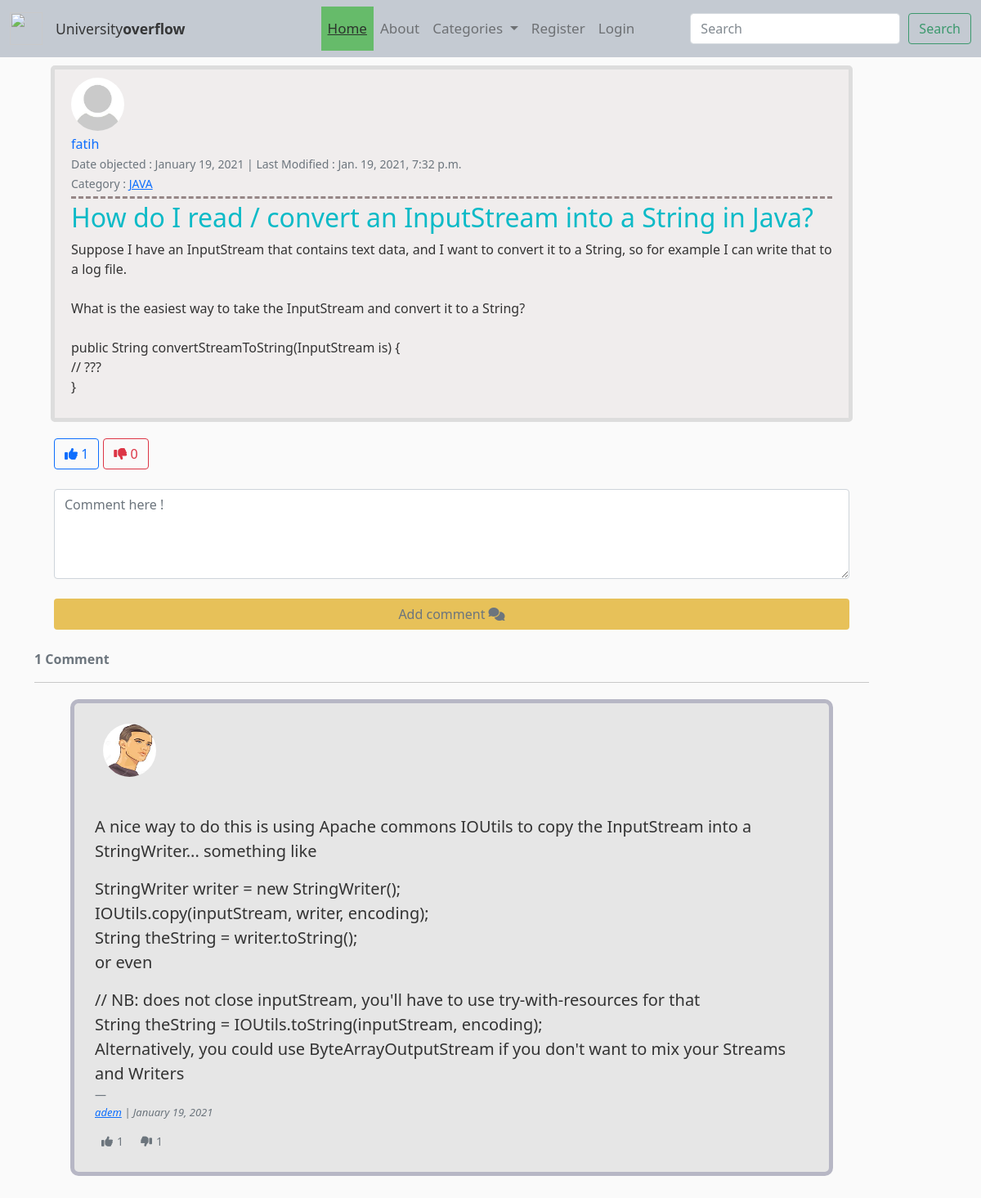
The page /post/19/ on the database its author committed.
### blog/models.py (models this page shows, shortened)
class Post(models.Model):
    author = models.ForeignKey(User, on_delete=models.CASCADE)
    title = models.CharField(max_length=150)
    date_posted = models.DateTimeField(default=timezone.now)
    last_modified = models.DateTimeField(auto_now=True)
    category = models.CharField(max_length=150)
    snippet = models.CharField(max_length=500)
    body = models.TextField()
    like = models.ManyToManyField(User, blank=True, related_name="likes")
    dislike = models.ManyToManyField(User, blank=True, related_name="dislikes")
    objects = BlogPostManager()
    def all_likes(self):
        return self.like.count()
    def all_dislikes(self):
        return self.dislike.count()
    @property
    def number_of_comments(self):
        return Comment.objects.filter(post=self).count()

class Comment(models.Model):
    user = models.ForeignKey(User, on_delete=models.CASCADE)
    post = models.ForeignKey(Post, on_delete=models.CASCADE)
    content = models.TextField()
    like = models.ManyToManyField(User, blank=True, related_name="comment_like")
    dislike = models.ManyToManyField(User, blank=True, related_name="comment_dislike")
    comment_time = models.DateTimeField(auto_now_add=True)
    def all_likes(self):
        return self.like.count()
    def all_dislikes(self):
        return self.dislike.count()

### user/models.py (models this page shows, shortened)
class Profile(models.Model):
    user = models.OneToOneField(User, on_delete=models.CASCADE)
    bio = models.TextField(blank=True, null=True)
    image = models.ImageField(default='default.jpg', upload_to="profile_img")
    education = models.CharField(max_length=255, blank=True, null=True)
    website_url = models.CharField(max_length=255, blank=True, null=True)
    linkin_url = models.CharField(max_length=255, blank=True, null=True)
    facebook_url = models.CharField(max_length=255, blank=True, null=True)

### blog/views.py (the view, shortened to what this page needs)
# urls.py: path('post/<int:pk>/', PostDetailView.as_view(), name="post-detail"),
class PostDetailView(DetailView):
    model = Post
    template_name = 'blog/detail_post.html'
    def get_context_data(self, *args, **kwargs):
        context = super(PostDetailView, self).get_context_data(*args, **kwargs)
        current_post = get_object_or_404(Post, id=self.kwargs.get('pk'))
        comments_connected = Comment.objects.filter(post= self.get_object()).order_by('-comment_time')
        context['all_dislikes'] = current_post.all_dislikes()
        context['all_likes'] = current_post.all_likes()
        context['comments'] = comments_connected
        context['comment_form'] = NewCommentForm()
        return context

### blog/forms.py
class NewCommentForm(forms.ModelForm):
    content = forms.CharField(label="", widget=forms.Textarea(
        attrs={
            'class': 'form-control',
            'placeholder': 'Comment here !',
            'rows': 4,
            'cols': 50
        }))
    class Meta:
        model = Comment
        fields = ['content']

### blog/custom_context_processor.py (called while the page is built)
def subject_renderer(request):
    return {
       'all_categories': Category.objects.all(),
    }

### blog/models.py (called while the page is built)
    def get_queryset(self):
        return BlogPostQuerySet(self.model, using=self._db)

    def __str__(self):
        return self.name

### blog/templates/blog/detail_post.html (shortened to what this page needs)
{% extends 'blog/base.html' %}
{% block content %}
        <article class="media content-section">
            <img class="rounded-circle article-img" src="{{ object.author.profile.image.url }}" >
            <div class="media-body">
            <div class="article-metadata">
                <a class="" href="{% url 'user-profile' post.author.username %}" style="text-decoration: none">{{ object.author }}</a>
                <br>
                <small class="text-muted">Date objected : {{ object.date_posted | date:"F d, Y" }} | Last Modified : {{ object.last_modified }}</small><br>
                <small class="text-muted">Category : <a href="{% url 'blog-category' object.category %}">{{ post.category }}</a></small>
            </div>
            <h2 class="article-title">{{ object.title }}</h2>
            <div>
                <p class="article-content">{{ object.body }}</p>
            </div>
            </div>
        </article>
        <div id="like-section" class="container">
            {% include 'blog/like_section.html' %}
        </div>
        {% if user.is_authenticated %}
            <div class="container">
                <br>
                <form method="POST">
                    {% csrf_token %}
                    <div class="form-group">
                    {{ comment_form }}
                        <br>
                        <small><button class="btn btn-dark col-md-12" style="background-color: rgb(42, 175, 87);" type="submit">Add comment <i class="fas fa-comments"></i></button></small>
                    </div>
                </form>
            </div>
            {% else %}
            <div class="container">
                <br>
                <form method="POST">
                    <div class="form-group">
                    {{ comment_form }}
                        <br>
                        <a href="{% url 'login' %}?next={% url 'post-detail' object.id %}" class="btn col-md-12 text-muted" title="You need to login first to be able add comments" style="background-color: rgb(231, 193, 89);" type="submit">Add comment <i class="fas fa-comments"></i></a>
                    </div>
                </form>
            </div>
        {% endif %}
        <br>
        <strong class="text-secondary">{{ object.number_of_comments }} Comment{{ object.number_of_comments|pluralize }}</strong>
        <hr>
       <div id="comment-like-section" class="container">
            {% include 'blog/comment_like_section.html' %}
        </div>
{% endblock content %}

### blog/templates/blog/comment_like_section.html (shortened to what this page needs)
{% for comment in comments %}
    <div class="media content-section" style="border: rgb(183, 183, 197) 5px solid; border-radius: 10px; background-color: rgb(230, 230, 230); padding-bottom: 0;">
        <div style="padding: 5px;" >
            <div style="margin: 10px;">
                <img class="rounded-circle article-img" src="{{ comment.user.profile.image.url }}" >
            </div>
            <figure>
                <blockquote class="blockquote">
                    <p style="font-size: medium;">{{ comment.content | linebreaks}}</p>
                </blockquote>
                <figcaption class="blockquote-footer">
                    <div style="display: flex; flex-direction: column ;">
                        <div>
                            <cite title="Source Title" style="font-size: small;"><a title="see user profile" href="{% url 'user-profile' comment.user.username %}">{{ comment.user }}</a>
                                    | {{ comment.comment_time|date:'F d, Y'}}</cite>
                        </div>
                        <div>
                            {% if user in comment.like.all %}
                                <div style="display: flex; flex-wrap: nowrap; margin-top: 10px; margin-bottom: 2px;">
                                    <form action="{% url 'like-comment' comment.id %}" method="POST">
                                        {% csrf_token %}
                                        <button class="btn btn-secondary btn-sm" id="comment_like" style="background-color: rgb(0, 160, 172); border: none;" type="submit" name="comment_id" value="{{ comment.id }}" title="like it :)"><i class="fas fa-thumbs-up" style="margin-right: 5px;"></i>{{ comment.all_likes }} </button>
                                    </form>
                                    <form action="{% url 'dislike-comment' comment.id %}" method="POST">
                                        {% csrf_token %}
                                        <button class="btn btn-outline-secondary btn-sm" id="comment_dislike" style="margin-left: 5px; border: none;" type="submit" name="comment_id" value="{{ comment.id }}" title="dislike it! :("><i class="fas fa-thumbs-down" style="transform: scaleX(-1); margin-right: 5px;"></i>{{ comment.all_dislikes }}</button>
                                    </form>
                                </div>
                            {% else %}
                                <div style="display: flex; flex-wrap: nowrap; margin-top: 10px; margin-bottom: 2px;">
                                    <form action="{% url 'like-comment' comment.id %}" method="POST">
                                        <button class="btn btn-outline-secondary btn-sm" id="comment_like" style="border: none;" type="submit" name="comment_id" value="{{ comment.id }}" title="like it :)"><i class="fas fa-thumbs-up" style="margin-right: 5px;"></i>{{ comment.all_likes }} </button>
                                    </form>
                                    <form action="{% url 'dislike-comment' comment.id %}" method="POST">
                                        <button class="btn btn-outline-secondary btn-sm" id="comment_dislike" style="margin-left: 5px; border: none;" type="submit" name="comment_id" value="{{ comment.id }}" title="dislike it! :("><i class="fas fa-thumbs-down" style="transform: scaleX(-1); margin-right: 5px;"></i>{{ comment.all_dislikes }}</button>
                                    </form>
                                </div>
                            {% endif %}
                        </div>
                    </div>
                </figcaption>
            </figure>
        </div>
    </div>
{% endfor %}
<br><br>

### blog/static/blog/style.css (style rules this page uses)
body { background: #fafafa; color: #333333; }
h1, h2, h3, h4, h5, h6 { color: #444444; }
.content-section { background: #f0eded; padding: 10px 20px; border: 5px solid #dddddd; border-radius: 5px; margin: 20px; }
.article-title { color: #0cbac7; text-decoration: none; }
.article-content { white-space: pre-line; }
.article-img { height: 65px; width: 65px; margin-right: 16px; }
.article-metadata { padding-bottom: 4px; margin-bottom: 4px; margin-top: 4px; border-bottom: 3px dashed #968787 }

### rows shown on the page
Post: author.profile.image (placeholder picture), author "fatih", date_posted "January 19, 2021", last_modified "Jan. 19, 2021, 7:32 p.m.", category "JAVA", title "How do I read / convert an InputStream into a String in Java?", body "Suppose I have an InputStream that contains text data, and I want to convert it to a String, so for example I can write that to a log file. What is the easiest way to take the InputStream and convert it to a String? public String convertStreamToString(InputStream is) { // ??? }", number_of_comments "1"
Comment: user.profile.image (picture), content "A nice way to do this is using Apache commons IOUtils to copy the InputStream into a StringWriter... something like StringWriter writer = new StringWriter(); IOUtils.copy(inputStream, writer, encoding); String theString = writer.toString(); or even // NB: does not close inputStream, you'll have to use try-with-resources for that String theString = IOUtils.toString(inputStream, encoding); Alternatively, you could use ByteArrayOutputStream if you don't want to mix your Streams and Writers", user "adem", comment_time "January 19, 2021", all_likes "1", all_dislikes "1"

### other values the page prints
{{ all_likes }} "1"
{{ all_dislikes }} "0"
